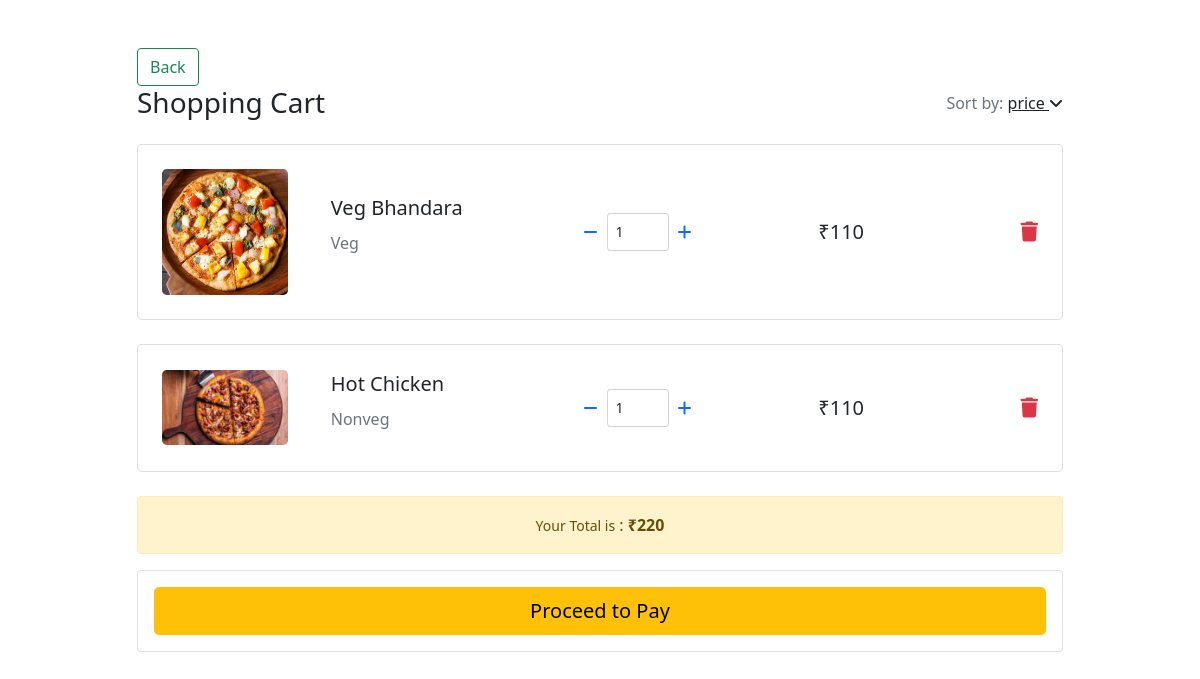
The page /cart/ (signed in) on the database its author committed.
### models/models.py (models this page shows)
class MainModel(models.Model):
    id = models.UUIDField(default=uuid.uuid4  , editable=False , primary_key=True)
    class Meta:
        abstract = True

class CartItems(MainModel):
    cart = models.ForeignKey(Carts , on_delete=models.CASCADE , related_name='cart_items')
    pizzas = models.ForeignKey(Pizza , on_delete=models.CASCADE  , related_name='cart_pizzas')
    quantity = models.IntegerField(default=1)

class Pizza(MainModel):
    img = models.FileField(upload_to='images' , default=None)
    ex_img = models.FileField(upload_to='images' , default='images/image2.png')
    name = models.CharField(max_length=50)
    price = models.IntegerField()
    category = models.CharField(max_length=50)
    owner = models.ForeignKey(sellers , on_delete=models.CASCADE , default=0)
    descrip = models.CharField(max_length=100 , default='Pizza')

### models/views.py (the view)
# urls.py: path('cart/' , views.cart_view , name='cart'),
def cart_view(request):
    carts , _ = Carts.objects.get_or_create(user = request.user)
    items = CartItems.objects.filter(cart=carts)
    x=0
    for i in items:
        p = i.pizzas.price
        qty = i.quantity
        ttl = p*qty
        x += int(ttl)
    return render(request , 'cart.html' , {'user':request.user , 'items':carts , 'total':x})

### models/templatetags/custom_tags.py (called while the page is built)
@register.filter(name='multiply')
def multiply(q , p ):
    return p*q

### templates/cart.html (shortened to what this page needs)
{% load custom_tags %}
<!DOCTYPE html>
<html lang="en">
<head>
    <link rel="stylesheet" href="https://cdnjs.cloudflare.com/ajax/libs/font-awesome/6.6.0/css/all.min.css">
    <link href="https://cdn.jsdelivr.net/npm/bootstrap@5.0.2/dist/css/bootstrap.min.css" rel="stylesheet"
>
</head>
<body>
    <section class="h-100">
        <div class="container h-100 py-5">
          <div class="row d-flex justify-content-center align-items-center h-100">
            <div class="col-10">
              <a onclick="window.history.back()" class="btn btn-outline-success">Back</a>
              <div class="d-flex justify-content-between align-items-center mb-4">
                <h3 class="fw-normal mb-0">Shopping Cart</h3>
                <div>
                  <p class="mb-0"><span class="text-muted">Sort by:</span> <a href="#!" class="text-body">price <i
                        class="fas fa-angle-down mt-1"></i></a></p>
                </div>
              </div>
              {% if items.cart_items is not None %}
              {% for i in items.cart_items.all %}
              <div class="card rounded-3 mb-4">
                <div class="card-body p-4">
                  <div class="row d-flex justify-content-between align-items-center">
                    <div class="col-md-2 col-lg-2 col-xl-2">
                      <a href="{% url 'details' i.pizzas.id %}">
                        <img
                        src="/media/{{i.pizzas.img}}"
                        class="img-fluid rounded-3" alt="{{i.pizzas.name}}">
                      </a>
                    </div>
                    <div class="col-md-3 col-lg-3 col-xl-3">
                      <p class="lead fw-normal mb-2">{{i.pizzas.name}}</p>
                      <p><span class="text-muted">{{i.pizzas.category}}</p>
                    </div>
                    <div class="col-md-3 col-lg-3 col-xl-2 d-flex">
                    {% if i.quantity <= 1 %}
                    <a href="{% url 'bin' i.pizzas.id %}">
                      <button data-mdb-button-init data-mdb-ripple-init class="btn btn-link px-2"
                        onclick="this.parentNode.querySelector('input[type=number]').stepDown()">
                        <i class="fas fa-minus"></i>
                      </button>
                    </a>
                    {% endif %}
                      <input id="form1" min="0" name="quantity" value="{{i.quantity}}" type="number"
                        class="form-control form-control-sm" />
                      <a href="{% url 'plus' i.pizzas.id %}">
                        <button data-mdb-button-init data-mdb-ripple-init class="btn btn-link px-2"
                        onclick="this.parentNode.querySelector('input[type=number]').stepUp()">
                        <i class="fas fa-plus"></i>
                      </button>
                      </a>
                    </div>
                    <div class="col-md-3 col-lg-2 col-xl-2 offset-lg-1">
                      <h5 class="mb-0">₹{{ i.quantity | multiply:i.pizzas.price }}</h5>
                    </div>
                    <div class="col-md-1 col-lg-1 col-xl-1 text-end">
                      <a href="{% url 'bin' i.pizzas.id %}" class="text-danger"><i class="fas fa-trash fa-lg"></i></a>
                    </div>
                  </div>
                </div>
              </div>
              {% endfor %}
              {% else %}
              <h3 style="text-align: center;padding: 50px;">Your Cart is Empty</h3>
              {% endif %}
              <div class="text-center alert alert-warning"><small>Your Total is</small> : <span style="font-weight: bold;">₹{{total}}</span></div>
              <div class="card">
                <div class="card-body">
                  <button  type="button" data-mdb-button-init data-mdb-ripple-init class="btn btn-warning btn-block btn-lg w-100">Proceed to Pay</button>
                </div>
              </div>
            </div>
          </div>
        </div>
      </section>
</body>
</html>

### rows shown on the page
CartItems: pizzas.img (picture), pizzas.name "Veg Bhandara", pizzas.category "Veg", quantity "1", quantity|multiply "110"
CartItems: pizzas.img (picture), pizzas.name "Hot Chicken", pizzas.category "Nonveg", quantity "1", quantity|multiply "110"

### other values the page prints
{{ total }} "220"
